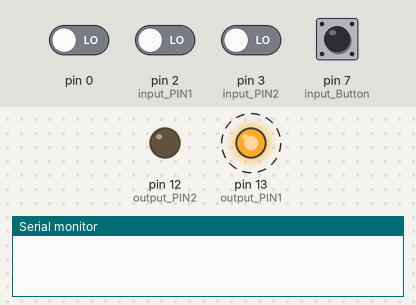
The sketch below on a simulated Arduino Uno, built with avr-gcc and run on an emulated ATmega328P. On the bench: output pins drawn as LEDs (lit = HIGH), the last lines printed to the serial monitor. Dashed ring = blinking. The inputs (shaded band) are chosen by the test bench; at power-on: pin 0, pin 2 (input_PIN1), pin 3 (input_PIN2), pin 7 (input_Button) LOW.

Above: at 1.2 s.
1.3 s: pin 3 (input_PIN2) driven HIGH
At 2.4 s:
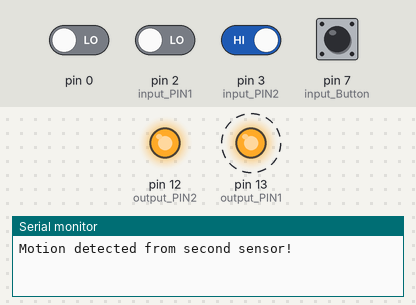
10.3 s: pin 3 (input_PIN2) driven LOW
At 10.9 s:
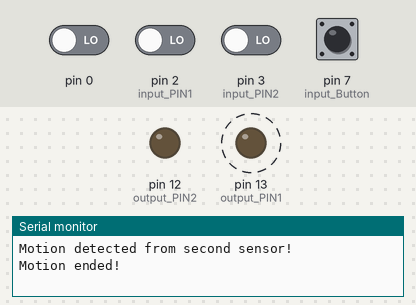
Timing chart, 0 to 17.3 s (numbered marks = the images above; inputs shaded):
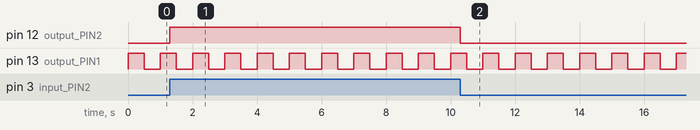

Measured:
- after the input at 1.3 s, pin 12 (output_PIN2): LOW → HIGH at once
- after the input at 10.3 s, pin 12 (output_PIN2): HIGH → LOW at once
- by itself, pin 13 (output_PIN1): alternates HIGH for 0.50 s and LOW for 0.50 s

The sketch:

1_4d_iftekhar1.ino
```cpp
int state = LOW;
int MOTION = 0;
int BUTTON = 0;

int input_PIN1 = 2;
int input_PIN2 = 3;
int input_Button = 7;

int output_PIN1 = 13;
int output_PIN2 = 12;
int output_Button = 4;

void setup()
{
  pinMode(output_PIN1, OUTPUT);
  pinMode(output_PIN2, OUTPUT);

  pinMode(input_PIN1, INPUT);
  pinMode(input_PIN2, INPUT);
  pinMode(input_Button, INPUT);

  attachInterrupt(digitalPinToInterrupt(input_PIN1), interrupt_func1, CHANGE);
  attachInterrupt(digitalPinToInterrupt(input_PIN2), interrupt_func2, CHANGE);

  PCICR |= 0b00000100; //Turning ON port D 0-7
  PCMSK2 |= 0b10000001;    ///enable pins PCINT16-23

  noInterrupts();

  // Clear registers
  TCCR1A = 0;
  TCCR1B = 0;
  TCNT1 = 0;

  //256 prescaler
  TCCR1B |= (1 << CS12);
  TCCR1B &= ~(1 << CS11);
  TCCR1B &= ~(1 << CS10);

  //Setting timer compare
  OCR1A = 31250;

  // Output Compare Match A Interrupt Enable
  TIMSK1 |= (1 << OCIE1A);

  // CTC
  TCCR1B |= (1 << WGM12);

  interrupts();
  Serial.begin(9600);
}

void loop()
{
  //not using loop instead interrupt
}

void interrupt_func1()
{
  MOTION = digitalRead(input_PIN1);  // read input value
  if (MOTION == HIGH)// check if the input is HIGH
  {
    digitalWrite(output_PIN1, HIGH);  // turn LED ON
    if (state == LOW)
    {
      // we have just turned on
      Serial.println("Motion detected from first sensor!");
      // We only want to print on the output change, not state
      state = HIGH;
    }
  }
  else
  {
    digitalWrite(output_PIN1, LOW); // turn LED OFF
    if (state == HIGH){
      // we have just turned of
      Serial.println("Motion ended!");
      // We only want to print on the output change, not state
      state = LOW;
    }
  }
}

void interrupt_func2()
{
  MOTION = digitalRead(input_PIN2);
  if (MOTION == HIGH)
  {
    digitalWrite(output_PIN2, HIGH);
    if (state == LOW)
    {
      Serial.println("Motion detected from second sensor!");
      state = HIGH;
    }
  }
  else
  {
    digitalWrite(output_PIN2, LOW);
    if (state == HIGH){
      Serial.println("Motion ended!");
      state = LOW;
    }
  }
}

//need PCINT2 because enables D2-D7
ISR(PCINT2_vect) {
  if(digitalRead(input_Button))
  {
    BUTTON = HIGH;
    digitalWrite(output_Button, BUTTON);
    Serial.println("BUTTON WAS PRESSED!");
  }
  else
  {
    BUTTON = LOW;
    digitalWrite(output_Button, BUTTON);
    Serial.println("button was released....");
  }
}

//every 1 second blink the in-built LED
ISR(TIMER1_COMPA_vect)
{
  digitalWrite(output_PIN1, digitalRead(output_PIN1) ^ 1);
}
```
